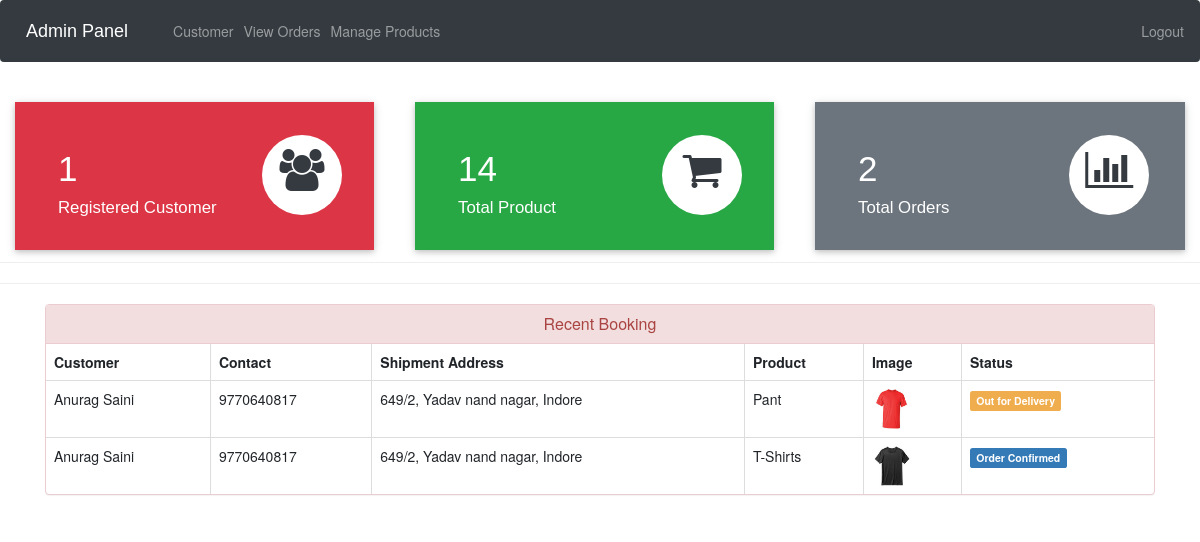
The app's page /admin-dashboard (signed in) with its own data.
### ecom/models.py (models this page shows, shortened)
class Customer(models.Model):
    user=models.OneToOneField(User,on_delete=models.CASCADE)
    profile_pic= models.ImageField(upload_to='profile_pic/CustomerProfilePic/',null=True,blank=True)
    address = models.CharField(max_length=40)
    mobile = models.CharField(max_length=20,null=False)
    @property
    def get_name(self):
        return self.user.first_name+" "+self.user.last_name

class Orders(models.Model):
    STATUS =(
        ('Pending','Pending'),
        ('Order Confirmed','Order Confirmed'),
        ('Out for Delivery','Out for Delivery'),
        ('Delivered','Delivered'),
    )
    customer=models.ForeignKey('Customer', on_delete=models.CASCADE,null=True)
    product=models.ForeignKey('Product',on_delete=models.CASCADE,null=True)
    email = models.CharField(max_length=50,null=True)
    address = models.CharField(max_length=500,null=True)
    mobile = models.CharField(max_length=20,null=True)
    order_date= models.DateField(auto_now_add=True,null=True)
    status=models.CharField(max_length=50,null=True,choices=STATUS)

class Product(models.Model):
    GENDER = (
        ('M', 'Male'),
        ('F', 'Female'),
        ('U', 'Unisex')
    )
    SIZE = (
        ('XS', 'Extra Small'),
        ('S', 'Small'),
        ('M', 'Medium'),
        ('L', 'Large'),
        ('XL', 'Extra Large'),
        ('XXL', 'Extra Extra Large')
    )
    SleeveLength = (
        ('SHORT', 'Short'),
        ('LONG', 'Long'),
        ('EXTRA_LONG', 'Extra Long'),
    )
    NeckType = (
        ('CREW', 'Crew'),
        ('V_NECK', 'V-Neck'),
        ('SCOOP', 'Scoop'),
    )
    Pattern = (
        ('SOLID', 'Solid'),
        ('STRIPED', 'Striped'),
        ('FLORAL', 'Floral'),
        ('GRAPHIC', 'Graphic'),
    )
    Occasion = (
        ('CASUAL', 'Casual'),
        ('FORMAL', 'Formal'),
        ('ACTIVE', 'Active'),
    )
    name = models.CharField(max_length=255)
    image = models.ImageField(upload_to='product_image/', null=True, blank=True)
    price = models.DecimalField(max_digits=10, decimal_places=2)
    description = models.TextField()
    gender = models.CharField(max_length=1, choices=GENDER)
    size = models.CharField(max_length=3, choices=SIZE)
    material = models.CharField(max_length=255)
    color = models.CharField(max_length=255)
    dominant_colors = models.TextField(blank=True, null=True)
    sleeve_length = models.CharField(max_length=255, choices=SleeveLength, blank=True)
    neck_type = models.CharField(max_length=255, choices=NeckType, blank=True)
    pattern = models.CharField(max_length=255, choices=Pattern, blank=True)
    occasion = models.CharField(max_length=255, choices=Occasion, blank=True)
    brand = models.CharField(max_length=255, default='Pinac')
    rating = models.IntegerField(validators=[MinValueValidator(1), MaxValueValidator(5)], blank=True, null=True)
    stock_quantity = models.IntegerField(default=0)
    is_best_seller = models.BooleanField(default=False)
    is_new_arrival = models.BooleanField(default=False)
    created_at = models.DateTimeField(auto_now_add=True)
    updated_at = models.DateTimeField(auto_now=True)

### ecom/views.py (the view)
# urls.py: path('admin-dashboard', views.admin_dashboard_view,name='admin-dashboard'),
@login_required(login_url='adminlogin')
def admin_dashboard_view(request):
    customercount=models.Customer.objects.all().count()
    productcount=models.Product.objects.all().count()
    ordercount=models.Orders.objects.all().count()
    orders=models.Orders.objects.all()
    ordered_products=[]
    ordered_bys=[]
    for order in orders:
        ordered_product=models.Product.objects.all().filter(id=order.product.id)
        ordered_by=models.Customer.objects.all().filter(id = order.customer.id)
        ordered_products.append(ordered_product)
        ordered_bys.append(ordered_by)
    mydict={
    'customercount':customercount,
    'productcount':productcount,
    'ordercount':ordercount,
    'data':zip(ordered_products,ordered_bys,orders),
    }
    return render(request,'ecom/admin_dashboard.html',context=mydict)

### templates/ecom/admin_dashboard.html
{% extends 'ecom/admin_base.html' %}
{% load static %}
{% block content %}
<br>
{%include 'ecom/admin_dashboard_cards.html'%}
<br><br><br><br><br>
<hr><hr>
<div class="container" >
    <div class="panel panel-danger" >
      <div class="panel-heading" style="text-align:center;">
        <h6 class="panel-title">Recent Booking</h6>
      </div>
      <table class="table table-hover table-bordered" id="dev-table">
        <thead>
          <tr>
            <th>Customer</th>
            <th>Contact</th>
            <th>Shipment Address</th>
            <th>Product</th>
            <th>Image</th>
            <th>Status</th>
          </tr>
        </thead>
        {% for product,customer,order in data %}
        <tr>
          {% for c in customer %}
          <td> {{c.get_name}}</td>
          <td>{{c.mobile}}</td>
          <td>{{order.address}}</td>
          {% endfor %}
          {% for p in product %}
          <td> {{p.name}}</td>
          <td> <img src="{% static p.image.url %}" alt="Profile Pic" height="40px" width="40px" /></td>
          {% if order.status == 'Pending'%}
          <td> <span class="label label-info">{{order.status}}</span></td>
          {% elif order.status == 'Delivered' %}
          <td> <span class="label label-success">{{order.status}}</span></td>
          {% elif order.status == 'Out for Delivery' %}
          <td> <span class="label label-warning">{{order.status}}</span></td>
          {%else%}
            <td> <span class="label label-primary">{{order.status}}</span></td>
          {%endif%}
          {% endfor %}
        </tr>
        {% endfor %}
      </table>
  </div>
</div>
{% endblock content %}

### records on screen
Orders: address "649/2, Yadav nand nagar, Indore", status "Out for Delivery"
Customer: get_name "Anurag Saini", mobile "9770640817"
Product: name "Pant", image (picture)
Orders: address "649/2, Yadav nand nagar, Indore", status "Order Confirmed"
Product: name "T-Shirts", image (picture)

### other values on screen
{{ customercount }} "1"
{{ productcount }} "14"
{{ ordercount }} "2"
